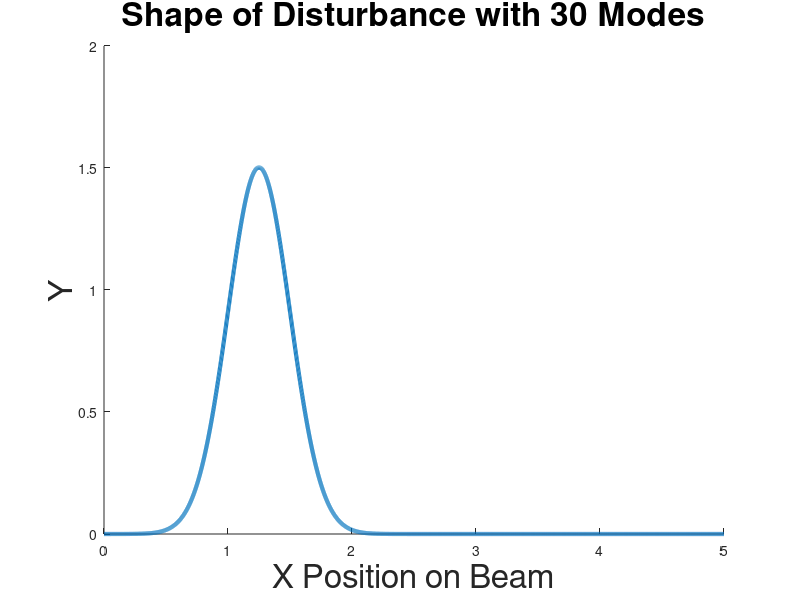

Recreate this plot in MATLAB.
clf;clc;clear;
Length            = 5; %0.4573        ;%length
NumNode           = 10000  ;%number of modes
Stiffness         = 0.491; %0.491      ;
MassDensity       = 0.093; %  0.093
DampingVis        = 0.0013;%0.0013     ;
DampingKV         = 0.0000649;%0.00000000000649  ;%0.0000649 
ActLoc            = Length*0.3 ; 
SenLoc            = Length*0.7 ; 
ActWidth          = Length*0.01; % 0.01
SenWidth          = Length*0.01;
StateWeight       = 1          ;%state weight in the cost function
ControlWeight     = 1          ;%control weight in the cost function, must be one for unitary assumpt of zhou for Riccaties page 376
DisturbanceEnergy = 1000          ;
DisturbanceMean   = Length*0.25 ;%disturbance is a gaussian function
DisturbanceVar    = Length*0.05;
DistWeightOnMeasurement = 1    ; % must be one for unitary assumption of zhou page 376
NumLoc            = 100;        

L = Length;
sensorLoc = SenLoc;
sensorWidth = SenWidth;
DisturbanceWidth = DisturbanceVar;
dx   = 0.001;
x    = 0:dx:L;



Disutrbance    = exp((-1/2)*((x-DisturbanceMean)/DisturbanceWidth).^2); %Disturbance a normalized gaussian function
Disutrbance    = Disutrbance/(norm(Disutrbance)*sqrt(dx));          %Normalizing L2 norm to one



hold;
%plot(x,sensor)
plot(x,Disutrbance,'LineWidth',3);
hold off;
xlabel('X Position on Beam');
ylabel('Y');
title('Shape of Disturbance with 30 Modes');
set(findall(gcf,'type','text'),'fontSize',24);
